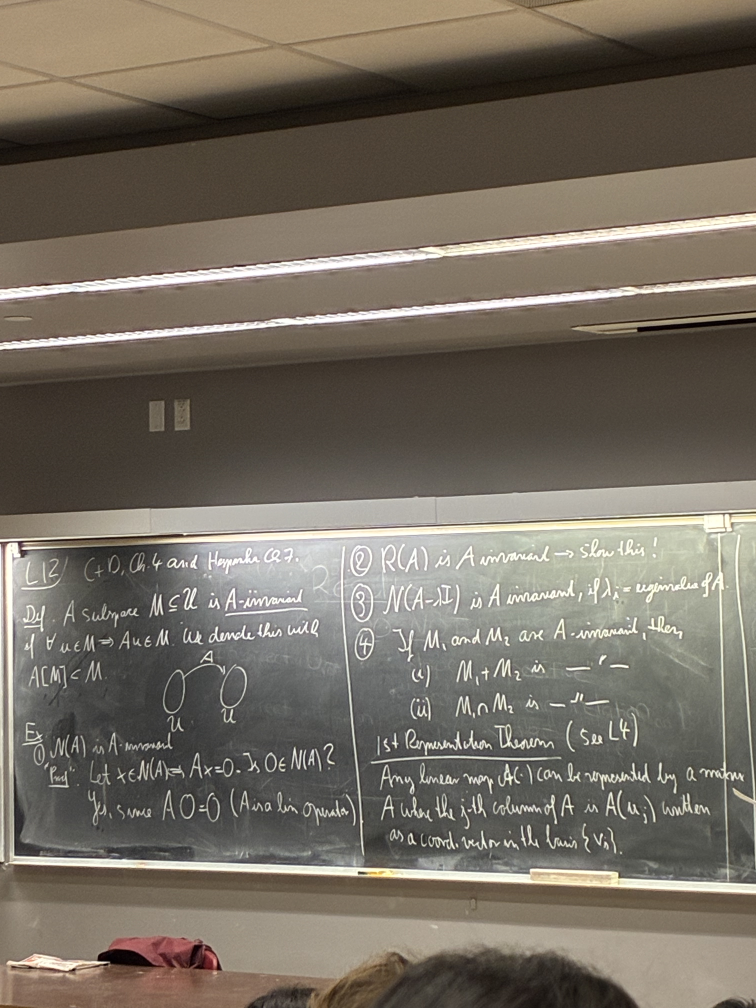
#> input picture dataset/In-The-Wild_dataset/classroom_data/03_사진/L12/1.JPG, 3024 x 4032 px (shown at 1/4 size); its folder holds only this picture in this run
$ python -i inpaint.py   (imports and definitions only)
#> lines starting #> are read from the running program, lines starting #| are printed output that depends on the picture; after the words box and inside, x2 and y2 are one past the last pixel; in counts of white or black regions, pixels touching at a corner belong together
#> further down, picture is the input picture: shape (4032, 3024, 3); mean B, G, R 98, 109.4, 117
import cv2
import numpy as np
import os
import glob


def make_improved_glare_mask(img):

    gray = cv2.cvtColor(img, cv2.COLOR_BGR2GRAY)

    _, mask_bright = cv2.threshold(gray, 235, 255, cv2.THRESH_BINARY)
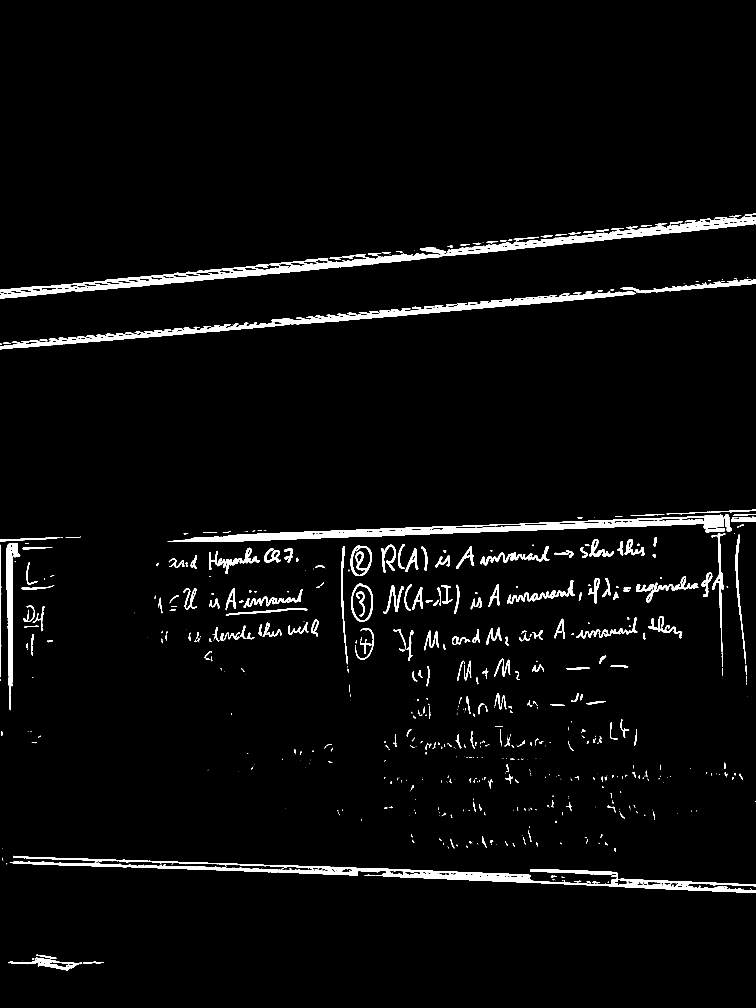
#> mask_bright: shape (4032, 3024) (shown at 1/4 size); 3.1% white; 802 white regions (410 under 20 px), largest, box (x1, y1, x2, y2) and area: (0, 855, 3024, 1195) 76510, (670, 2059, 2901, 2168) 52528, (39, 3426, 3024, 3572) 47243

    blur = cv2.GaussianBlur(gray, (0, 0), sigmaX=12, sigmaY=12)
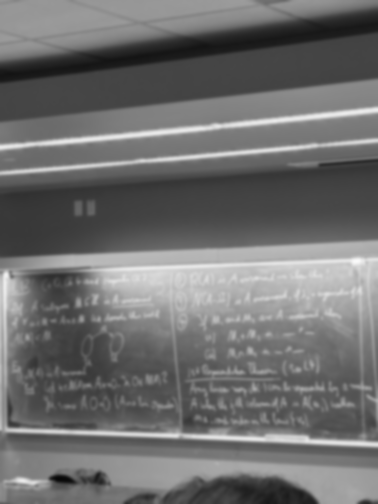
#> blur: shape (4032, 3024) (shown at 1/8 size); min 6, max 250, mean 110.4
    high = cv2.subtract(gray, blur)
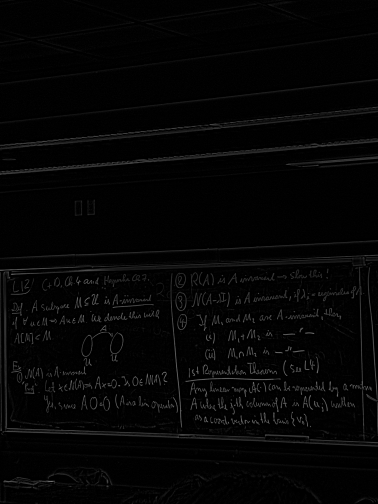
#> high: shape (4032, 3024) (shown at 1/8 size); min 0, max 151, mean 4.7
    _, mask_contrast = cv2.threshold(high, 30, 255, cv2.THRESH_BINARY)
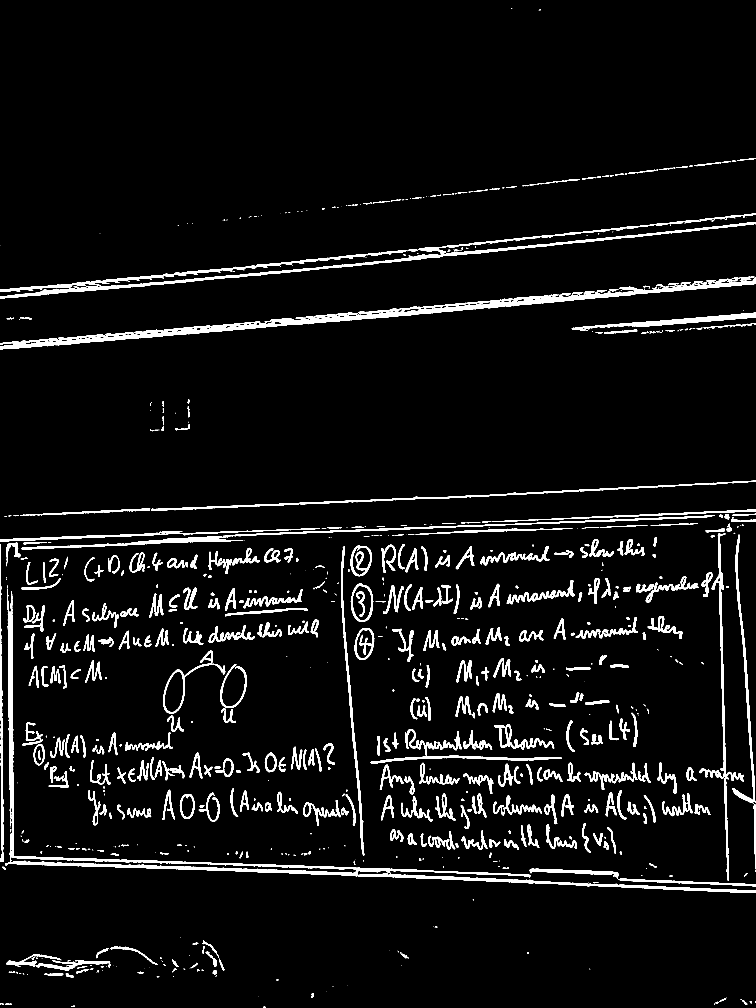
#> mask_contrast: shape (4032, 3024) (shown at 1/4 size); 5% white; 852 white regions (285 under 20 px), largest, box (x1, y1, x2, y2) and area: (0, 1110, 3024, 1399) 62120, (20, 2354, 3024, 3572) 61755, (0, 880, 3024, 1195) 35623

    mask = cv2.max(mask_bright, mask_contrast)
#> mask: shape (4032, 3024); 5.8% white; 842 white regions (285 under 20 px), largest, box (x1, y1, x2, y2) and area: (0, 853, 3024, 1195) 89107, (20, 2171, 3024, 3572) 78129, (0, 1106, 3024, 1399) 65279

    kernel = np.ones((5, 5), np.uint8)
    mask = cv2.dilate(mask, kernel, iterations=1)
#> mask: shape (4032, 3024); 9.3% white; 579 white regions (1 under 20 px), largest, box (x1, y1, x2, y2) and area: (0, 851, 3024, 1197) 124565, (18, 2169, 3024, 3574) 123799, (0, 1104, 3024, 1401) 94156

    mask = cv2.GaussianBlur(mask, (7, 7), 0)
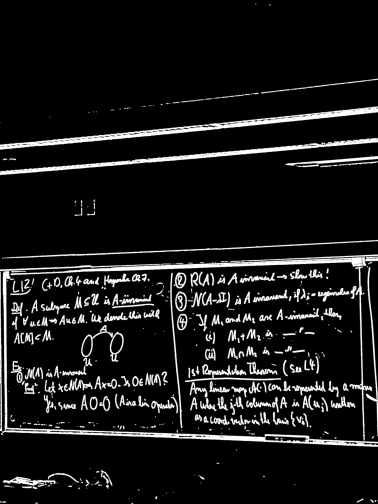
#> mask: shape (4032, 3024) (shown at 1/8 size); min 0, max 255, mean 23.8

    return mask


def process_inpaint(img):
    mask = make_improved_glare_mask(img)

    result = cv2.inpaint(img, mask, 3, cv2.INPAINT_TELEA)
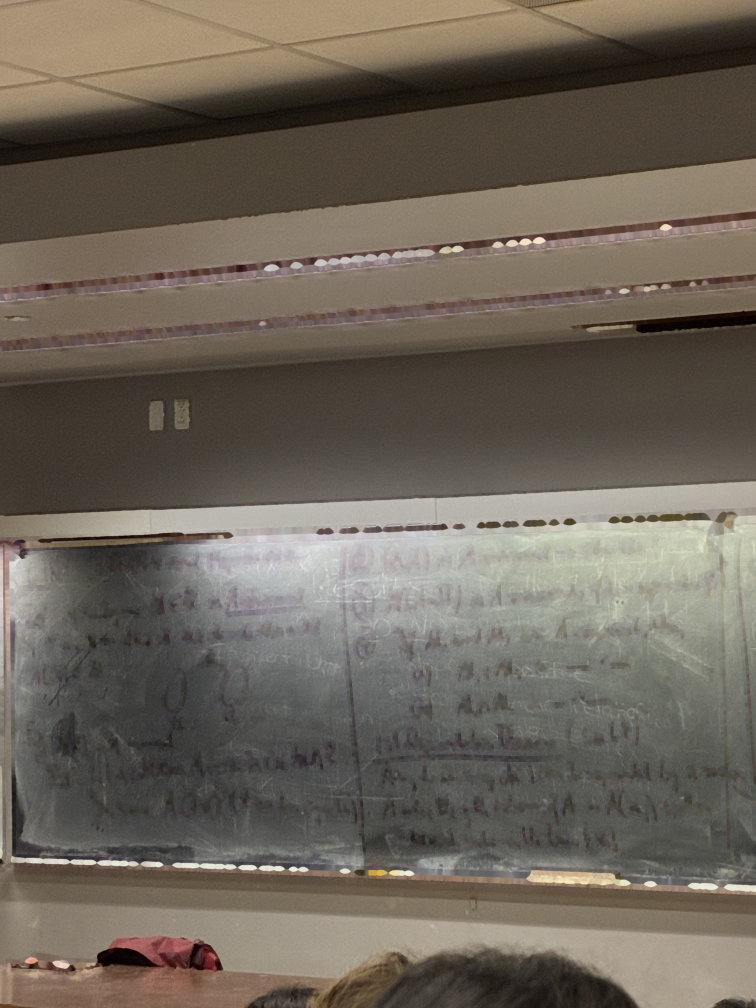
#> result: shape (4032, 3024, 3) (shown at 1/4 size); mean B, G, R 90, 100.9, 109.1

    return result, mask


# [22 lines left out: function main, not called in this run]


# [2 lines not run here, left out]

>>> import cv2
>>> picture = cv2.imread('../../dataset/In-The-Wild_dataset/classroom_data/03_사진/L12/1.JPG')
>>> result = process_inpaint(picture)

$ run again, on dataset/In-The-Wild_dataset/classroom_data/03_사진/L12/10.JPG
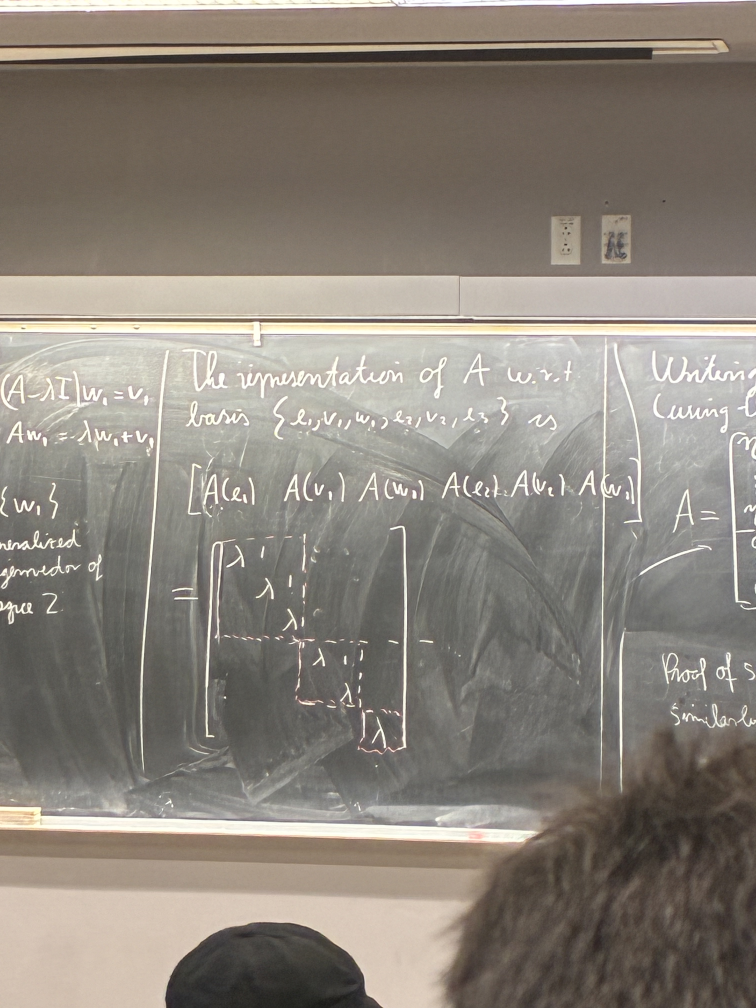
#> input picture dataset/In-The-Wild_dataset/classroom_data/03_사진/L12/10.JPG, 3024 x 4032 px (shown at 1/4 size)
#> picture is the input picture: shape (4032, 3024, 3); mean B, G, R 123.1, 132.1, 139.3
#> in make_improved_glare_mask, `_, mask_bright = cv2.threshold(gray, 235, 255, cv2.THRESH_BINARY)`:
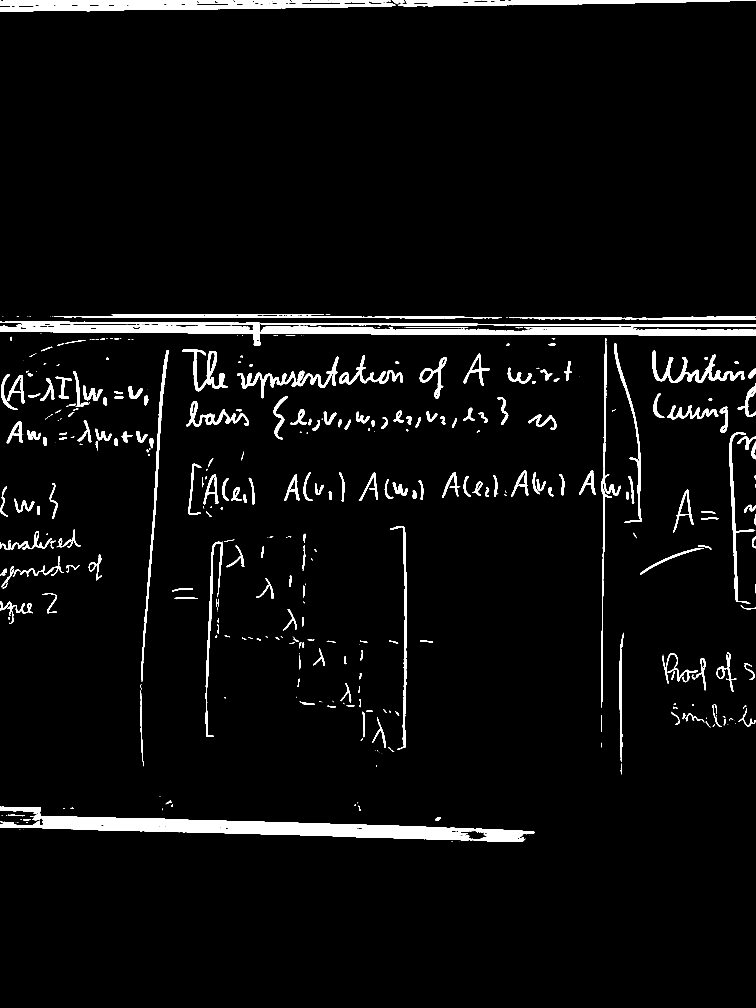
#> mask_bright: shape (4032, 3024) (shown at 1/4 size); 4.1% white; 455 white regions (162 under 20 px), largest, box (x1, y1, x2, y2) and area: (0, 3227, 2138, 3368) 96027, (0, 0, 1582, 46) 49297, (1042, 1304, 3024, 1344) 45103
#> mask_contrast: shape (4032, 3024); 3.8% white; 1002 white regions (502 under 20 px), largest, box (x1, y1, x2, y2) and area: (0, 165, 2840, 242) 52019, (0, 1262, 3024, 1281) 25080, (1041, 1291, 3024, 1307) 15630
#> in process_inpaint, `result = cv2.inpaint(img, mask, 3, cv2.INPAINT_TELEA)`:
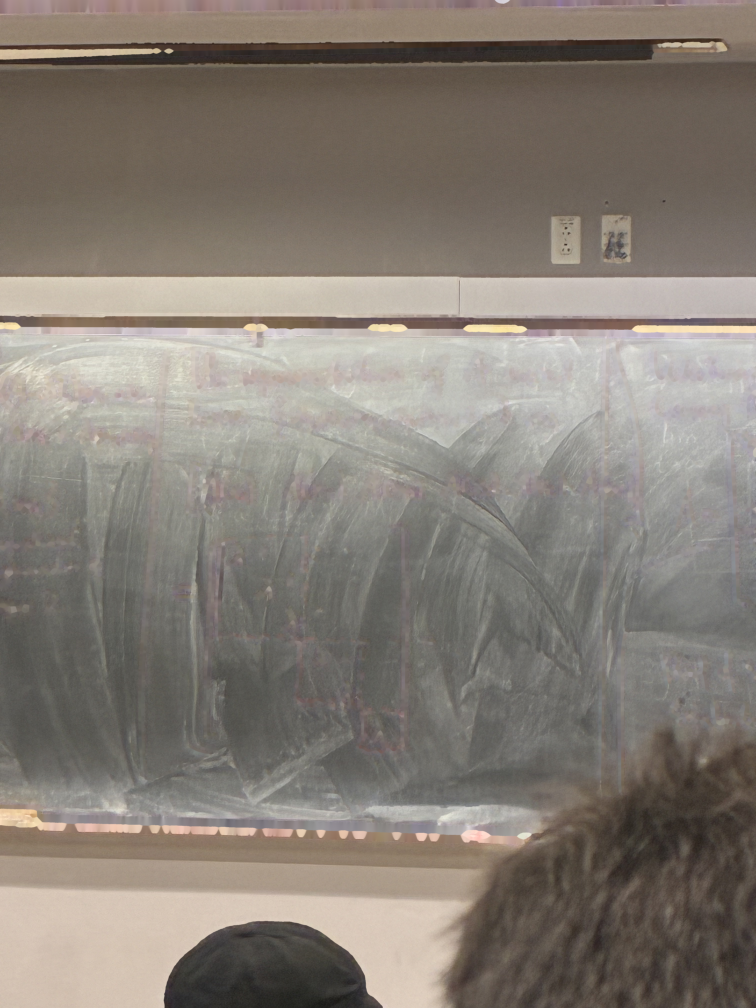
#> result: shape (4032, 3024, 3) (shown at 1/4 size); mean B, G, R 117.8, 126.2, 133.9

$ run again, on dataset/In-The-Wild_dataset/classroom_data/03_사진/L12/2.JPG
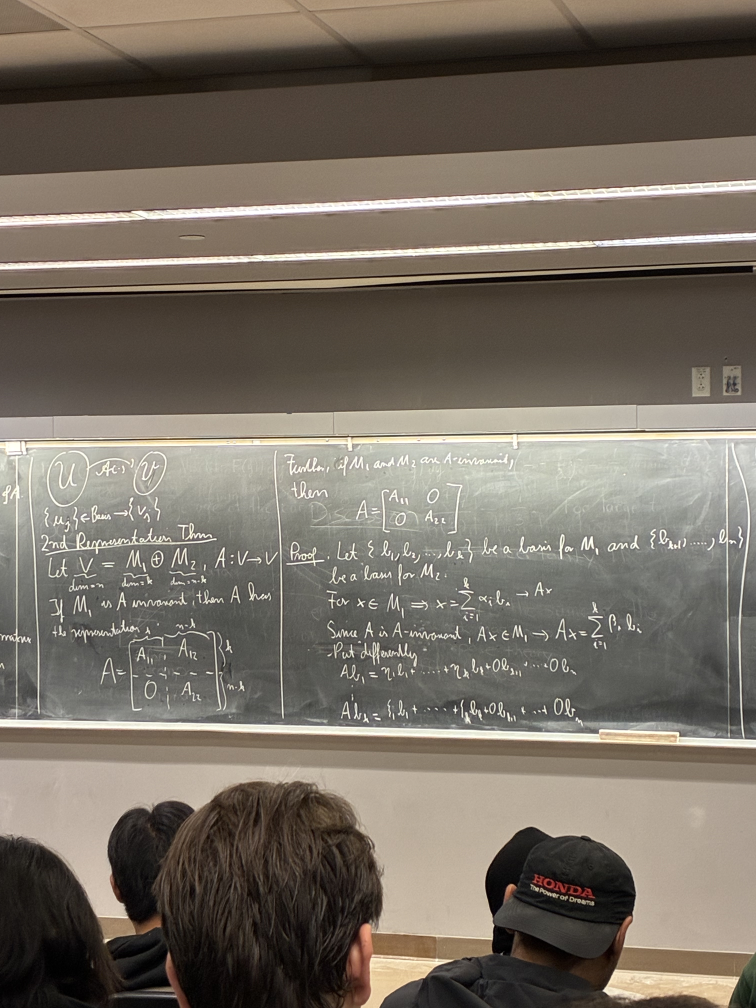
#> input picture dataset/In-The-Wild_dataset/classroom_data/03_사진/L12/2.JPG, 3024 x 4032 px (shown at 1/4 size)
#> picture is the input picture: shape (4032, 3024, 3); mean B, G, R 99.2, 110, 118.4
#> in make_improved_glare_mask, `_, mask_bright = cv2.threshold(gray, 235, 255, cv2.THRESH_BINARY)`:
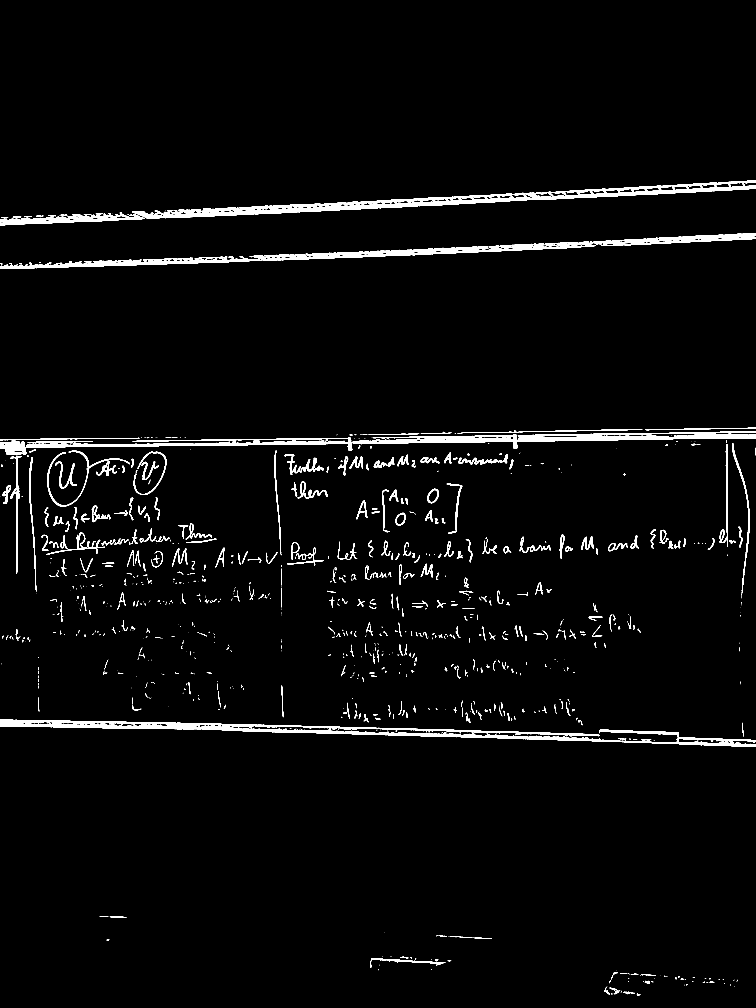
#> mask_bright: shape (4032, 3024) (shown at 1/4 size); 2.7% white; 1101 white regions (604 under 20 px), largest, box (x1, y1, x2, y2) and area: (528, 722, 3024, 875) 57678, (0, 2879, 3024, 2988) 49874, (1410, 1737, 3024, 1795) 26883
#> mask_contrast: shape (4032, 3024); 4.8% white; 1630 white regions (861 under 20 px), largest, box (x1, y1, x2, y2) and area: (0, 931, 3024, 1077) 55806, (526, 720, 3024, 876) 48382, (0, 1048, 3024, 1176) 47991
#> in process_inpaint, `result = cv2.inpaint(img, mask, 3, cv2.INPAINT_TELEA)`:
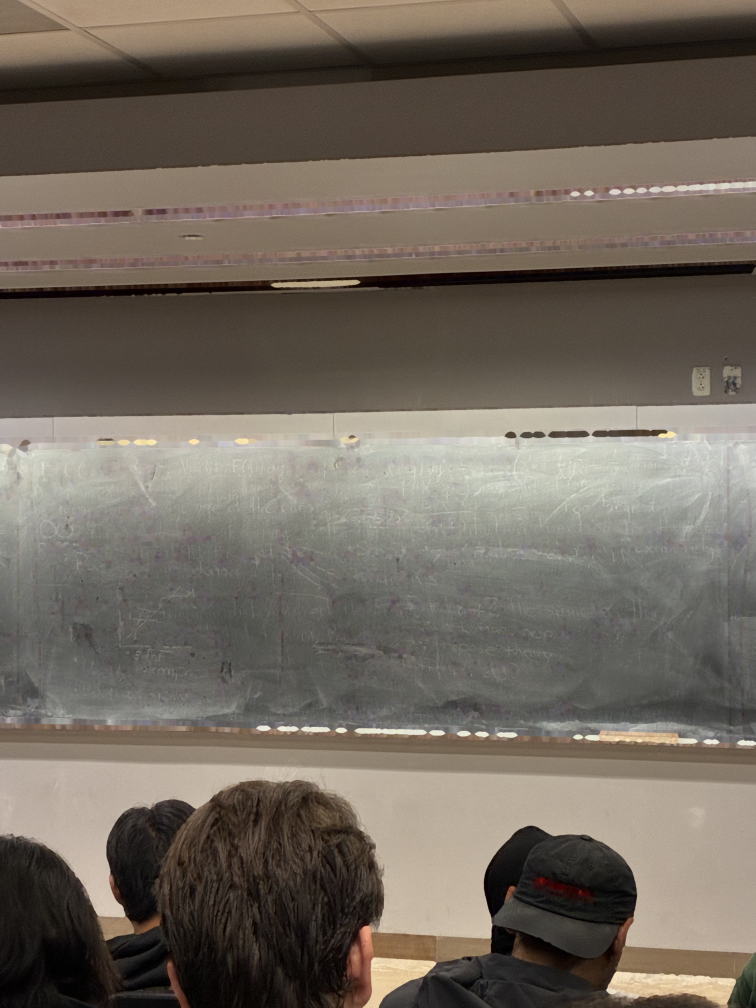
#> result: shape (4032, 3024, 3) (shown at 1/4 size); mean B, G, R 93.4, 103.7, 112.4
